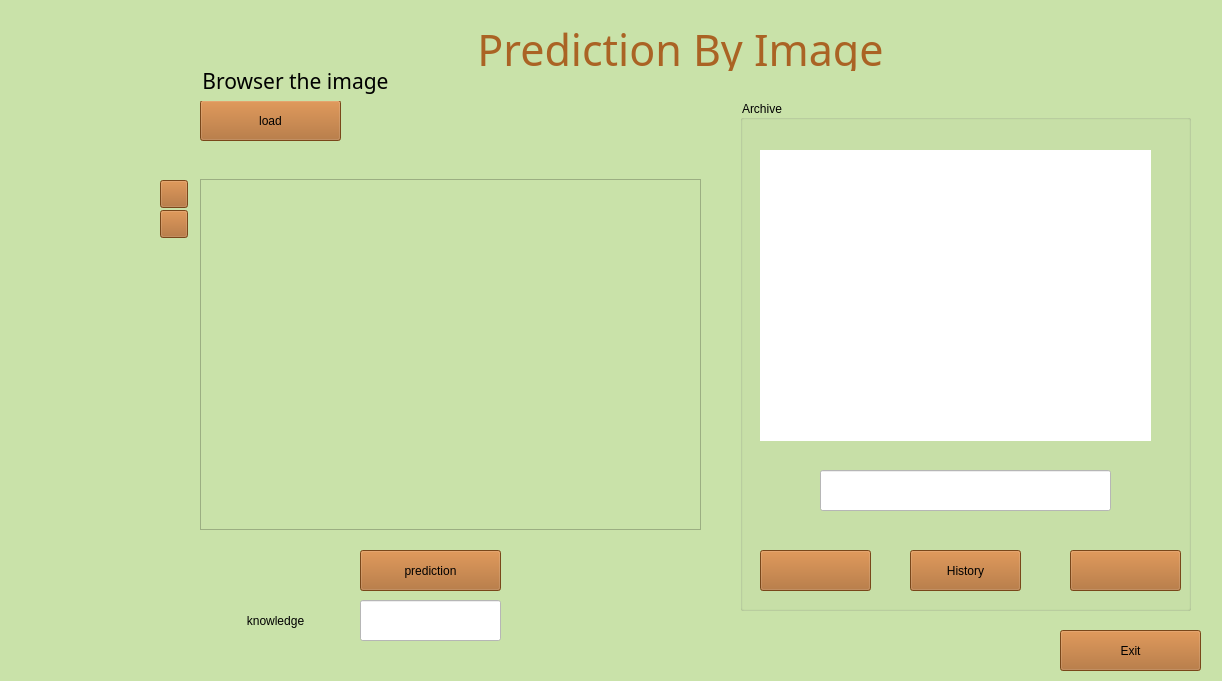
<?xml version="1.0" encoding="UTF-8"?>
<ui version="4.0">
 <class>Form</class>
 <widget class="QWidget" name="Form">
  <property name="geometry">
   <rect>
    <x>0</x>
    <y>0</y>
    <width>1222</width>
    <height>681</height>
   </rect>
  </property>
  <property name="windowTitle">
   <string>Form</string>
  </property>
  <property name="styleSheet">
   <string notr="true">background-color: rgb(201, 226, 169);
font: 12pt &quot;MV Boli&quot;;</string>
  </property>
  <widget class="QPushButton" name="pushButton">
   <property name="geometry">
    <rect>
     <x>200</x>
     <y>100</y>
     <width>141</width>
     <height>41</height>
    </rect>
   </property>
   <property name="styleSheet">
    <string notr="true">background-color: rgb(170, 99, 36);
font: 14pt &quot;MV Boli&quot;;</string>
   </property>
   <property name="text">
    <string>load</string>
   </property>
   <property name="icon">
    <iconset>
     <normaloff>Icons/1200px-Picture_icon_BLACK.svg.png</normaloff>Icons/1200px-Picture_icon_BLACK.svg.png</iconset>
   </property>
   <property name="iconSize">
    <size>
     <width>24</width>
     <height>24</height>
    </size>
   </property>
  </widget>
  <widget class="QLabel" name="label_2">
   <property name="geometry">
    <rect>
     <x>200</x>
     <y>600</y>
     <width>151</width>
     <height>41</height>
    </rect>
   </property>
   <property name="styleSheet">
    <string notr="true">font: 75 18pt &quot;Myanmar Text&quot;;</string>
   </property>
   <property name="text">
    <string>knowledge</string>
   </property>
   <property name="alignment">
    <set>Qt::AlignCenter</set>
   </property>
  </widget>
  <widget class="QGroupBox" name="groupBox">
   <property name="geometry">
    <rect>
     <x>740</x>
     <y>100</y>
     <width>451</width>
     <height>511</height>
    </rect>
   </property>
   <property name="title">
    <string>Archive</string>
   </property>
   <widget class="QPushButton" name="pushButton_6">
    <property name="geometry">
     <rect>
      <x>20</x>
      <y>450</y>
      <width>111</width>
      <height>41</height>
     </rect>
    </property>
    <property name="styleSheet">
     <string notr="true">font: 14pt &quot;MV Boli&quot;;
background-color: rgb(170, 99, 36);</string>
    </property>
    <property name="text">
     <string/>
    </property>
    <property name="icon">
     <iconset>
      <normaloff>Icons/images.png</normaloff>Icons/images.png</iconset>
    </property>
    <property name="iconSize">
     <size>
      <width>20</width>
      <height>20</height>
     </size>
    </property>
   </widget>
   <widget class="QPushButton" name="pushButton_7">
    <property name="geometry">
     <rect>
      <x>170</x>
      <y>450</y>
      <width>111</width>
      <height>41</height>
     </rect>
    </property>
    <property name="styleSheet">
     <string notr="true">font: 14pt &quot;MV Boli&quot;;
background-color: rgb(170, 99, 36);</string>
    </property>
    <property name="text">
     <string>History</string>
    </property>
    <property name="icon">
     <iconset>
      <normaloff>Icons/137234200_913588199210588_4332315120156169350_n.png</normaloff>Icons/137234200_913588199210588_4332315120156169350_n.png</iconset>
    </property>
    <property name="iconSize">
     <size>
      <width>24</width>
      <height>24</height>
     </size>
    </property>
   </widget>
   <widget class="QPushButton" name="pushButton_8">
    <property name="geometry">
     <rect>
      <x>330</x>
      <y>450</y>
      <width>111</width>
      <height>41</height>
     </rect>
    </property>
    <property name="styleSheet">
     <string notr="true">font: 14pt &quot;MV Boli&quot;;
background-color: rgb(170, 99, 36);</string>
    </property>
    <property name="text">
     <string/>
    </property>
    <property name="icon">
     <iconset>
      <normaloff>Icons/1200px-OOjs_UI_icon_next-ltr.svg.png</normaloff>Icons/1200px-OOjs_UI_icon_next-ltr.svg.png</iconset>
    </property>
    <property name="iconSize">
     <size>
      <width>20</width>
      <height>20</height>
     </size>
    </property>
   </widget>
   <widget class="QLineEdit" name="lineEdit_2">
    <property name="geometry">
     <rect>
      <x>80</x>
      <y>370</y>
      <width>291</width>
      <height>41</height>
     </rect>
    </property>
    <property name="font">
     <font>
      <family>MV Boli</family>
      <pointsize>12</pointsize>
      <weight>50</weight>
      <italic>false</italic>
      <bold>false</bold>
     </font>
    </property>
    <property name="styleSheet">
     <string notr="true">background-color: rgb(255, 255, 255);</string>
    </property>
   </widget>
   <widget class="QLabel" name="label_4">
    <property name="geometry">
     <rect>
      <x>20</x>
      <y>50</y>
      <width>391</width>
      <height>291</height>
     </rect>
    </property>
    <property name="styleSheet">
     <string notr="true">background-color: rgb(255, 255, 255);</string>
    </property>
    <property name="text">
     <string/>
    </property>
   </widget>
  </widget>
  <widget class="QPushButton" name="pushButton_4">
   <property name="geometry">
    <rect>
     <x>160</x>
     <y>180</y>
     <width>28</width>
     <height>28</height>
    </rect>
   </property>
   <property name="maximumSize">
    <size>
     <width>28</width>
     <height>28</height>
    </size>
   </property>
   <property name="styleSheet">
    <string notr="true">font: 14pt &quot;MV Boli&quot;;
background-color: rgb(170, 99, 36);</string>
   </property>
   <property name="text">
    <string/>
   </property>
   <property name="icon">
    <iconset>
     <normaloff>Icons/136783762_192038149274436_5727055331844765537_n.png</normaloff>Icons/136783762_192038149274436_5727055331844765537_n.png</iconset>
   </property>
   <property name="iconSize">
    <size>
     <width>26</width>
     <height>26</height>
    </size>
   </property>
  </widget>
  <widget class="QPushButton" name="pushButton_5">
   <property name="geometry">
    <rect>
     <x>160</x>
     <y>210</y>
     <width>28</width>
     <height>28</height>
    </rect>
   </property>
   <property name="maximumSize">
    <size>
     <width>28</width>
     <height>28</height>
    </size>
   </property>
   <property name="styleSheet">
    <string notr="true">font: 14pt &quot;MV Boli&quot;;
background-color: rgb(170, 99, 36);</string>
   </property>
   <property name="text">
    <string/>
   </property>
   <property name="icon">
    <iconset>
     <normaloff>Icons/138044603_224765429115650_5512128183877727608_n.png</normaloff>Icons/138044603_224765429115650_5512128183877727608_n.png</iconset>
   </property>
   <property name="iconSize">
    <size>
     <width>26</width>
     <height>26</height>
    </size>
   </property>
  </widget>
  <widget class="QLabel" name="label">
   <property name="geometry">
    <rect>
     <x>180</x>
     <y>60</y>
     <width>231</width>
     <height>41</height>
    </rect>
   </property>
   <property name="font">
    <font>
     <family>MV Boli</family>
     <pointsize>16</pointsize>
     <weight>50</weight>
     <italic>false</italic>
     <bold>false</bold>
    </font>
   </property>
   <property name="styleSheet">
    <string notr="true">font: 16pt &quot;MV Boli&quot;;
</string>
   </property>
   <property name="text">
    <string>Browser the image</string>
   </property>
   <property name="alignment">
    <set>Qt::AlignCenter</set>
   </property>
  </widget>
  <widget class="QPushButton" name="pushButton_3">
   <property name="geometry">
    <rect>
     <x>1060</x>
     <y>630</y>
     <width>141</width>
     <height>41</height>
    </rect>
   </property>
   <property name="styleSheet">
    <string notr="true">font: 14pt &quot;MV Boli&quot;;
background-color: rgb(170, 99, 36);</string>
   </property>
   <property name="text">
    <string>Exit</string>
   </property>
   <property name="icon">
    <iconset>
     <normaloff>Icons/Door_Out-512-removebg-preview.png</normaloff>Icons/Door_Out-512-removebg-preview.png</iconset>
   </property>
   <property name="iconSize">
    <size>
     <width>28</width>
     <height>28</height>
    </size>
   </property>
  </widget>
  <widget class="QLabel" name="label_3">
   <property name="geometry">
    <rect>
     <x>400</x>
     <y>20</y>
     <width>561</width>
     <height>51</height>
    </rect>
   </property>
   <property name="font">
    <font>
     <family>MV Boli</family>
     <pointsize>32</pointsize>
     <weight>50</weight>
     <italic>false</italic>
     <bold>false</bold>
    </font>
   </property>
   <property name="styleSheet">
    <string notr="true">font:32pt &quot;MV Boli&quot;;
</string>
   </property>
   <property name="text">
    <string>&lt;html&gt;&lt;head/&gt;&lt;body&gt;&lt;p&gt;&lt;span style=&quot; color:#aa6324;&quot;&gt;Prediction By Image&lt;/span&gt;&lt;/p&gt;&lt;/body&gt;&lt;/html&gt;</string>
   </property>
   <property name="alignment">
    <set>Qt::AlignCenter</set>
   </property>
  </widget>
  <widget class="QPushButton" name="pushButton_2">
   <property name="geometry">
    <rect>
     <x>360</x>
     <y>550</y>
     <width>141</width>
     <height>41</height>
    </rect>
   </property>
   <property name="styleSheet">
    <string notr="true">font: 14pt &quot;MV Boli&quot;;
background-color: rgb(170, 99, 36);</string>
   </property>
   <property name="text">
    <string>prediction</string>
   </property>
   <property name="icon">
    <iconset>
     <normaloff>Icons/build-1953646-1647427.png</normaloff>Icons/build-1953646-1647427.png</iconset>
   </property>
   <property name="iconSize">
    <size>
     <width>22</width>
     <height>22</height>
    </size>
   </property>
  </widget>
  <widget class="QLineEdit" name="lineEdit_3">
   <property name="geometry">
    <rect>
     <x>360</x>
     <y>600</y>
     <width>141</width>
     <height>41</height>
    </rect>
   </property>
   <property name="font">
    <font>
     <family>MV Boli</family>
     <pointsize>12</pointsize>
     <weight>50</weight>
     <italic>false</italic>
     <bold>false</bold>
    </font>
   </property>
   <property name="styleSheet">
    <string notr="true">background-color: rgb(255, 255, 255);</string>
   </property>
   <property name="alignment">
    <set>Qt::AlignCenter</set>
   </property>
  </widget>
  <widget class="QScrollArea" name="scrollArea">
   <property name="geometry">
    <rect>
     <x>200</x>
     <y>179</y>
     <width>501</width>
     <height>351</height>
    </rect>
   </property>
   <property name="widgetResizable">
    <bool>true</bool>
   </property>
   <widget class="QWidget" name="scrollAreaWidgetContents">
    <property name="geometry">
     <rect>
      <x>0</x>
      <y>0</y>
      <width>499</width>
      <height>349</height>
     </rect>
    </property>
   </widget>
  </widget>
  <widget class="QLabel" name="label_5">
   <property name="geometry">
    <rect>
     <x>0</x>
     <y>170</y>
     <width>141</width>
     <height>431</height>
    </rect>
   </property>
   <property name="text">
    <string/>
   </property>
   <property name="pixmap">
    <pixmap>Icons/112-1126534_violin-png-watercolor-watercolor-olive-leaf-png-transparent.png</pixmap>
   </property>
   <property name="scaledContents">
    <bool>true</bool>
   </property>
  </widget>
 </widget>
 <resources/>
 <connections/>
</ui>
